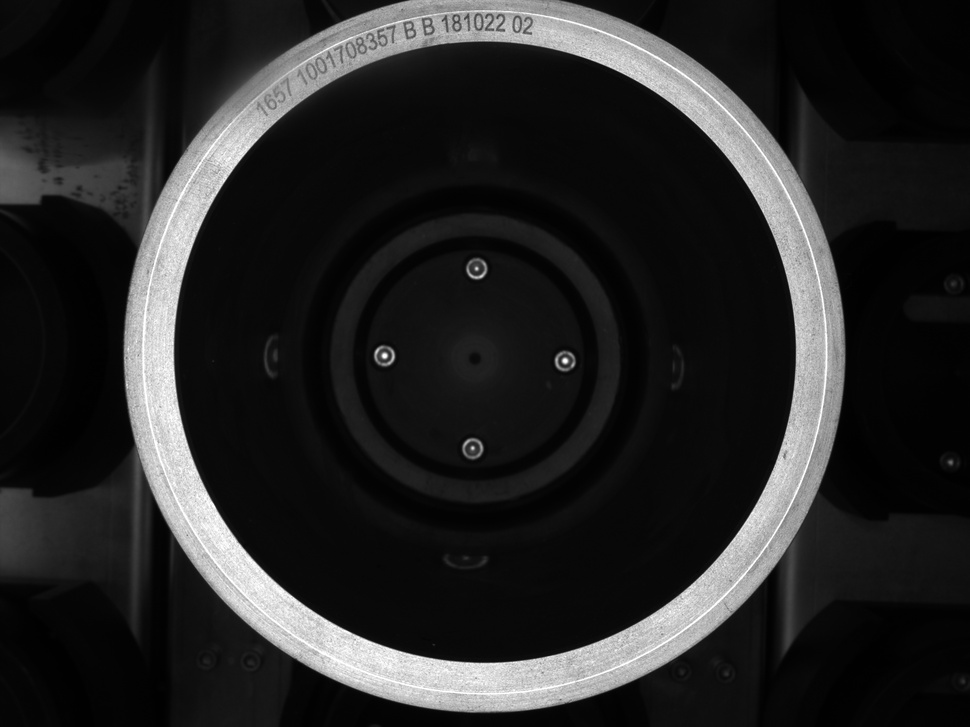
#> input picture src/ch3/09_30_13.jpg, 970 x 727 px, shrunk from 2592 x 1944 before the run
$ python '灰度分布直方图.py'
#> lines starting #> are read from the running program, lines starting #| are printed output that depends on the picture; after the words box and inside, x2 and y2 are one past the last pixel; in counts of white or black regions, pixels touching at a corner belong together
import cv2
import numpy as np
import matplotlib.pyplot as plt

plt.rcParams['font.sans-serif'] = ['SimHei']  #
fontsize=15
def drawHist(img):
    plt.subplot(3,1, 1)
    hsit=cv2.calcHist([img],[0],None,[256],[0,255])
    plt.plot(hsit,color='r')
    plt.title('零件整体灰度直方图',fontsize=fontsize)

def drawCodeHist(img):
    plt.subplot(3,1, 2)
    hsit = cv2.calcHist([img], [0], None,[256], [0, 255])
    plt.plot(hsit,color='r')
    plt.title('字符细节灰度直方图',fontsize=fontsize)

def drawCodeMaskHist(img,mask):
    plt.subplot(3,1, 3)
    hsit = cv2.calcHist([img], [0], mask,[256], [0, 255])
    plt.plot(hsit,color='r')
    plt.title('掩膜处理后字符细节灰度直方图',fontsize=fontsize)

src=cv2.imread('09_30_13.jpg')
#> src is the input picture: shape (727, 970, 3); min 0, max 255, mean 38.1
CodeSrc=cv2.imread('detail.jpg',cv2.IMREAD_GRAYSCALE)
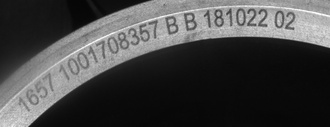
#> input picture src/ch3/detail.jpg, 330 x 127 px, shrunk from 881 x 339 before the run
#> CodeSrc is the input picture: shape (127, 330); min 5, max 255, mean 69.4
thresh,mask_img=cv2.threshold(src=CodeSrc,thresh=73,maxval=255,type=cv2.THRESH_BINARY)
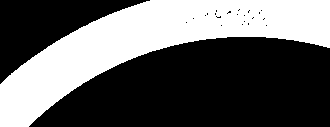
#> mask_img: shape (127, 330); 38.1% white; 1 white region, box (x1, y1, x2, y2) and area: (0, 0, 330, 127) 15960

drawHist(src)
#> in drawHist, `hsit=cv2.calcHist([img],[0],None,[256],[0,255])`: hsit = 256 values, max 75278 at index 8, min 0 at index 255, mean 2751.7
drawCodeHist(CodeSrc)
#> in drawCodeHist, `hsit = cv2.calcHist([img], [0], None,[256], [0, 255])`: hsit = 256 values, max 4493 at index 9, min 0 at index 0, mean 163.7
drawCodeMaskHist(CodeSrc,mask_img)
#> in drawCodeMaskHist, `hsit = cv2.calcHist([img], [0], mask,[256], [0, 255])`: hsit = 256 values, max 297 at index 164, min 0 at index 0, mean 62.33
plt.show()
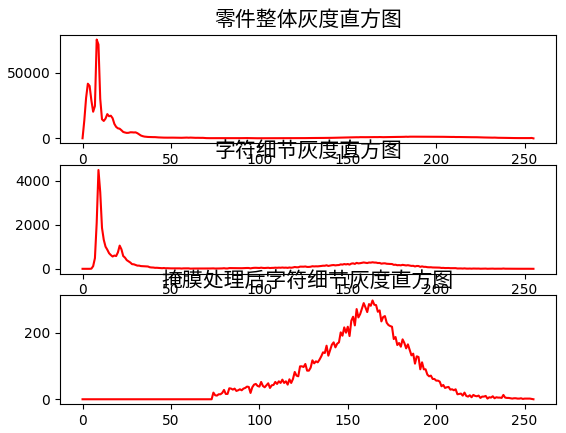
#> figure drawn by matplotlib, 3 panels; panel 1: curve peaks at x = 8, y = 75278; panel 2: curve peaks at x = 9, y = 4493; panel 3: curve peaks at x = 164, y = 297
